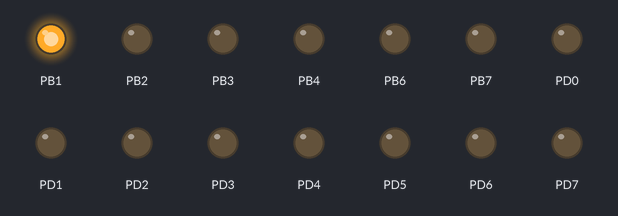
A program run on a simulated ATmega328P, built with avr-gcc and emulated at 8 MHz. Shown: output pins drawn as LEDs (lit = HIGH).

Above: at 0.37 s.
At 1.12 s:
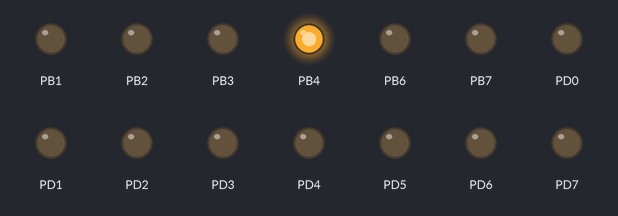
At 1.62 s:
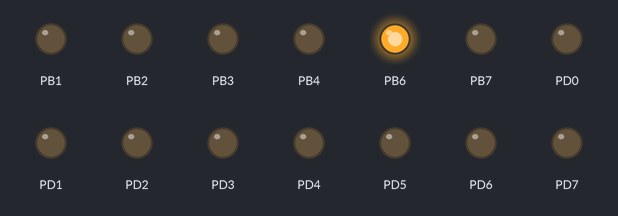
At 2.37 s:
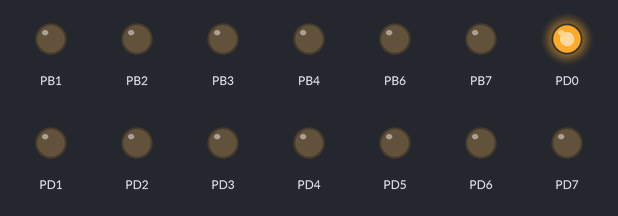
At 3.37 s:
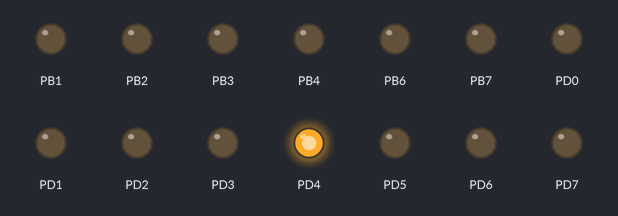
At 4.5 s:
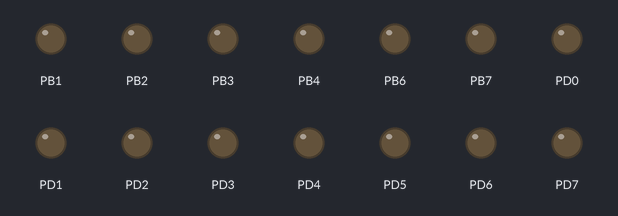
Timing chart, 0 to 5.9 s (numbered marks = the images above):
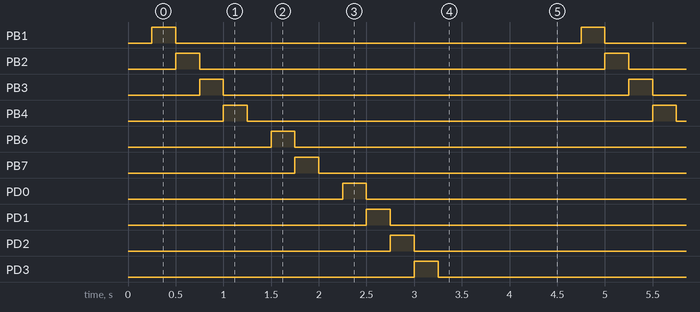

Measured:
- by itself, PB1–4, PB6, PB7, PD0–7: alternates HIGH for 0.25 s and LOW for 4.3 s
- by itself, everything shown: repeats every 4.5 s, in 17 steps

The program:

main.c
```c
#define F_CPU 8e6
#include <avr/io.h>
#include <util/delay.h>
#define DIRECCION_PB(x) DDRB |= x
#define DIRECCION_PD(x) DDRD |= x
#define ESCRIBIR_PB(X)  PORTB = X
#define ESCRIBIR_PD(X)  PORTD = X
#define TODOS_BITS_SALIDA 0xff

void setup(void);
void secuencia(void);

int main(void)
{
    setup();
    while (1) //loop()
    {
		secuencia();
    }
}

void setup(){
	DIRECCION_PB(TODOS_BITS_SALIDA);//<-DDRB|=255
	DIRECCION_PD(TODOS_BITS_SALIDA);//<-DDRD|=255
	DDRB &= ~(1<<DDB0|1<<DDB5);

}
void secuencia(){
	for (int i=1; i<=256;i=i<<1)
	{
		ESCRIBIR_PB(i);
		_delay_ms(250);
	}
	for (int i=1; i<=256;i=i<<1)
	{
		ESCRIBIR_PD(i);
		_delay_ms(250);
	}
}

// i=i<<1
```
